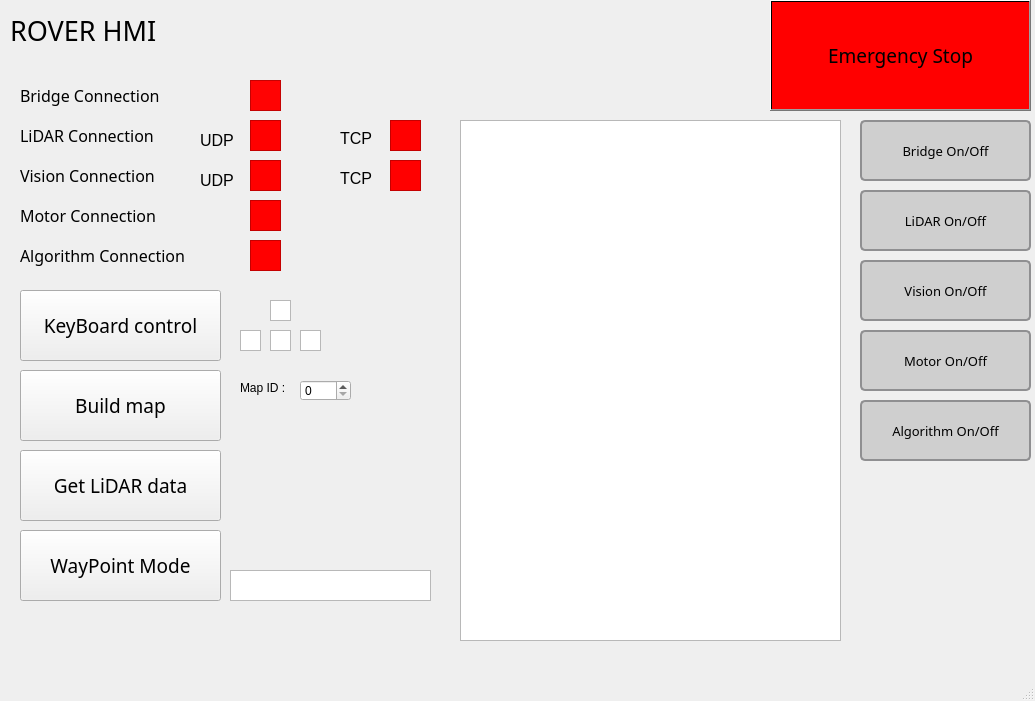
<?xml version="1.0" encoding="UTF-8"?>
<ui version="4.0">
 <class>MainWindow</class>
 <widget class="QMainWindow" name="MainWindow">
  <property name="geometry">
   <rect>
    <x>0</x>
    <y>0</y>
    <width>1035</width>
    <height>701</height>
   </rect>
  </property>
  <property name="windowTitle">
   <string>MainWindow</string>
  </property>
  <widget class="QWidget" name="centralwidget">
   <widget class="QTextEdit" name="console_1">
    <property name="geometry">
     <rect>
      <x>460</x>
      <y>120</y>
      <width>381</width>
      <height>521</height>
     </rect>
    </property>
   </widget>
   <widget class="QLabel" name="Title">
    <property name="geometry">
     <rect>
      <x>10</x>
      <y>0</y>
      <width>241</width>
      <height>61</height>
     </rect>
    </property>
    <property name="font">
     <font>
      <family>3ds</family>
      <pointsize>20</pointsize>
     </font>
    </property>
    <property name="text">
     <string>ROVER HMI</string>
    </property>
    <property name="textFormat">
     <enum>Qt::PlainText</enum>
    </property>
    <property name="scaledContents">
     <bool>false</bool>
    </property>
   </widget>
   <widget class="QPushButton" name="EmergencyStopBtn">
    <property name="geometry">
     <rect>
      <x>770</x>
      <y>0</y>
      <width>261</width>
      <height>111</height>
     </rect>
    </property>
    <property name="font">
     <font>
      <family>3ds</family>
      <pointsize>14</pointsize>
     </font>
    </property>
    <property name="mouseTracking">
     <bool>false</bool>
    </property>
    <property name="autoFillBackground">
     <bool>false</bool>
    </property>
    <property name="styleSheet">
     <string notr="true">background-color: qlineargradient(spread:pad, x1:0, y1:0, x2:1, y2:0.011, stop:1 rgba(255, 0, 0, 255));</string>
    </property>
    <property name="text">
     <string>Emergency Stop</string>
    </property>
   </widget>
   <widget class="QGraphicsView" name="BridgeConnectionView">
    <property name="geometry">
     <rect>
      <x>250</x>
      <y>80</y>
      <width>31</width>
      <height>31</height>
     </rect>
    </property>
    <property name="styleSheet">
     <string notr="true">background-color: rgb(255, 3, 3);</string>
    </property>
   </widget>
   <widget class="QLabel" name="label_2">
    <property name="geometry">
     <rect>
      <x>20</x>
      <y>80</y>
      <width>171</width>
      <height>31</height>
     </rect>
    </property>
    <property name="font">
     <font>
      <family>3ds</family>
      <pointsize>12</pointsize>
     </font>
    </property>
    <property name="text">
     <string>Bridge Connection</string>
    </property>
   </widget>
   <widget class="QLabel" name="label_3">
    <property name="geometry">
     <rect>
      <x>20</x>
      <y>120</y>
      <width>171</width>
      <height>31</height>
     </rect>
    </property>
    <property name="font">
     <font>
      <family>3ds</family>
      <pointsize>12</pointsize>
     </font>
    </property>
    <property name="text">
     <string>LiDAR Connection</string>
    </property>
   </widget>
   <widget class="QLabel" name="label_4">
    <property name="geometry">
     <rect>
      <x>20</x>
      <y>160</y>
      <width>171</width>
      <height>31</height>
     </rect>
    </property>
    <property name="font">
     <font>
      <family>3ds</family>
      <pointsize>12</pointsize>
     </font>
    </property>
    <property name="text">
     <string>Vision Connection</string>
    </property>
   </widget>
   <widget class="QGraphicsView" name="LidarConnectionView_UDP">
    <property name="geometry">
     <rect>
      <x>250</x>
      <y>120</y>
      <width>31</width>
      <height>31</height>
     </rect>
    </property>
    <property name="styleSheet">
     <string notr="true">background-color: rgb(255, 0, 0);</string>
    </property>
   </widget>
   <widget class="QGraphicsView" name="VisionView_UDP">
    <property name="geometry">
     <rect>
      <x>250</x>
      <y>160</y>
      <width>31</width>
      <height>31</height>
     </rect>
    </property>
    <property name="styleSheet">
     <string notr="true">background-color: rgb(255, 0, 0);</string>
    </property>
   </widget>
   <widget class="QLabel" name="label_5">
    <property name="geometry">
     <rect>
      <x>20</x>
      <y>200</y>
      <width>171</width>
      <height>31</height>
     </rect>
    </property>
    <property name="font">
     <font>
      <family>3ds</family>
      <pointsize>12</pointsize>
     </font>
    </property>
    <property name="text">
     <string>Motor Connection</string>
    </property>
   </widget>
   <widget class="QGraphicsView" name="MotorView">
    <property name="geometry">
     <rect>
      <x>250</x>
      <y>200</y>
      <width>31</width>
      <height>31</height>
     </rect>
    </property>
    <property name="styleSheet">
     <string notr="true">background-color: rgb(255, 0, 0);</string>
    </property>
   </widget>
   <widget class="QPushButton" name="KeyboardControlBtn">
    <property name="geometry">
     <rect>
      <x>20</x>
      <y>290</y>
      <width>201</width>
      <height>71</height>
     </rect>
    </property>
    <property name="font">
     <font>
      <family>3ds</family>
      <pointsize>14</pointsize>
     </font>
    </property>
    <property name="text">
     <string>KeyBoard control</string>
    </property>
   </widget>
   <widget class="QLabel" name="label_6">
    <property name="geometry">
     <rect>
      <x>20</x>
      <y>240</y>
      <width>211</width>
      <height>31</height>
     </rect>
    </property>
    <property name="font">
     <font>
      <family>3ds</family>
      <pointsize>12</pointsize>
     </font>
    </property>
    <property name="text">
     <string>Algorithm Connection</string>
    </property>
   </widget>
   <widget class="QGraphicsView" name="AlgorithmView">
    <property name="geometry">
     <rect>
      <x>250</x>
      <y>240</y>
      <width>31</width>
      <height>31</height>
     </rect>
    </property>
    <property name="styleSheet">
     <string notr="true">background-color: rgb(255, 0, 0);</string>
    </property>
   </widget>
   <widget class="QPushButton" name="BuildMapBtn">
    <property name="geometry">
     <rect>
      <x>20</x>
      <y>370</y>
      <width>201</width>
      <height>71</height>
     </rect>
    </property>
    <property name="font">
     <font>
      <family>3ds</family>
      <pointsize>14</pointsize>
     </font>
    </property>
    <property name="text">
     <string>Build map</string>
    </property>
   </widget>
   <widget class="QPushButton" name="GetLidarDataBtn">
    <property name="geometry">
     <rect>
      <x>20</x>
      <y>450</y>
      <width>201</width>
      <height>71</height>
     </rect>
    </property>
    <property name="font">
     <font>
      <family>3ds</family>
      <pointsize>14</pointsize>
     </font>
    </property>
    <property name="text">
     <string>Get LiDAR data</string>
    </property>
   </widget>
   <widget class="QPushButton" name="LidarOnOffBtn">
    <property name="geometry">
     <rect>
      <x>860</x>
      <y>190</y>
      <width>171</width>
      <height>61</height>
     </rect>
    </property>
    <property name="font">
     <font>
      <family>3ds</family>
      <pointsize>10</pointsize>
     </font>
    </property>
    <property name="styleSheet">
     <string notr="true">border: 2px solid #8f8f91;border-radius: 5px;background-color:#cfcfcf</string>
    </property>
    <property name="text">
     <string>LiDAR On/Off</string>
    </property>
   </widget>
   <widget class="QPushButton" name="BridgeOnOffBtn">
    <property name="geometry">
     <rect>
      <x>860</x>
      <y>120</y>
      <width>171</width>
      <height>61</height>
     </rect>
    </property>
    <property name="font">
     <font>
      <family>3ds</family>
      <pointsize>10</pointsize>
     </font>
    </property>
    <property name="styleSheet">
     <string notr="true">border: 2px solid #8f8f91;border-radius: 5px;background-color:#cfcfcf</string>
    </property>
    <property name="text">
     <string>Bridge On/Off</string>
    </property>
   </widget>
   <widget class="QPushButton" name="VisionOnOffBtn">
    <property name="geometry">
     <rect>
      <x>860</x>
      <y>260</y>
      <width>171</width>
      <height>61</height>
     </rect>
    </property>
    <property name="font">
     <font>
      <family>3ds</family>
      <pointsize>10</pointsize>
     </font>
    </property>
    <property name="styleSheet">
     <string notr="true">border: 2px solid #8f8f91;border-radius: 5px;background-color:#cfcfcf</string>
    </property>
    <property name="text">
     <string>Vision On/Off</string>
    </property>
   </widget>
   <widget class="QPushButton" name="MotorOnOffBtn">
    <property name="geometry">
     <rect>
      <x>860</x>
      <y>330</y>
      <width>171</width>
      <height>61</height>
     </rect>
    </property>
    <property name="font">
     <font>
      <family>3ds</family>
      <pointsize>10</pointsize>
     </font>
    </property>
    <property name="styleSheet">
     <string notr="true">border: 2px solid #8f8f91;border-radius: 5px;background-color:#cfcfcf</string>
    </property>
    <property name="text">
     <string>Motor On/Off</string>
    </property>
   </widget>
   <widget class="QPushButton" name="AlgorithmOnOffBtn">
    <property name="geometry">
     <rect>
      <x>860</x>
      <y>400</y>
      <width>171</width>
      <height>61</height>
     </rect>
    </property>
    <property name="font">
     <font>
      <family>3ds</family>
      <pointsize>10</pointsize>
     </font>
    </property>
    <property name="styleSheet">
     <string notr="true">border: 2px solid #8f8f91;border-radius: 5px;background-color:#cfcfcf</string>
    </property>
    <property name="text">
     <string>Algorithm On/Off</string>
    </property>
    <property name="autoDefault">
     <bool>false</bool>
    </property>
   </widget>
   <widget class="QSpinBox" name="spinBox">
    <property name="geometry">
     <rect>
      <x>300</x>
      <y>380</y>
      <width>51</width>
      <height>21</height>
     </rect>
    </property>
   </widget>
   <widget class="QLabel" name="label">
    <property name="geometry">
     <rect>
      <x>240</x>
      <y>380</y>
      <width>58</width>
      <height>15</height>
     </rect>
    </property>
    <property name="text">
     <string>Map ID :</string>
    </property>
   </widget>
   <widget class="QGraphicsView" name="Key_up">
    <property name="geometry">
     <rect>
      <x>270</x>
      <y>300</y>
      <width>21</width>
      <height>21</height>
     </rect>
    </property>
    <property name="styleSheet">
     <string notr="true"/>
    </property>
   </widget>
   <widget class="QGraphicsView" name="Key_right">
    <property name="geometry">
     <rect>
      <x>300</x>
      <y>330</y>
      <width>21</width>
      <height>21</height>
     </rect>
    </property>
    <property name="styleSheet">
     <string notr="true"/>
    </property>
   </widget>
   <widget class="QGraphicsView" name="Key_left">
    <property name="geometry">
     <rect>
      <x>240</x>
      <y>330</y>
      <width>21</width>
      <height>21</height>
     </rect>
    </property>
    <property name="styleSheet">
     <string notr="true"/>
    </property>
   </widget>
   <widget class="QGraphicsView" name="Key_down">
    <property name="geometry">
     <rect>
      <x>270</x>
      <y>330</y>
      <width>21</width>
      <height>21</height>
     </rect>
    </property>
    <property name="styleSheet">
     <string notr="true"/>
    </property>
   </widget>
   <widget class="QPushButton" name="WayPointModeBtn">
    <property name="geometry">
     <rect>
      <x>20</x>
      <y>530</y>
      <width>201</width>
      <height>71</height>
     </rect>
    </property>
    <property name="font">
     <font>
      <family>3ds</family>
      <pointsize>14</pointsize>
     </font>
    </property>
    <property name="text">
     <string>WayPoint Mode</string>
    </property>
   </widget>
   <widget class="QListView" name="WayPointList">
    <property name="geometry">
     <rect>
      <x>230</x>
      <y>570</y>
      <width>201</width>
      <height>31</height>
     </rect>
    </property>
   </widget>
   <widget class="QGraphicsView" name="LidarConnectionView_TCP">
    <property name="geometry">
     <rect>
      <x>390</x>
      <y>120</y>
      <width>31</width>
      <height>31</height>
     </rect>
    </property>
    <property name="styleSheet">
     <string notr="true">background-color: rgb(255, 0, 0);</string>
    </property>
   </widget>
   <widget class="QLabel" name="label_7">
    <property name="geometry">
     <rect>
      <x>200</x>
      <y>130</y>
      <width>41</width>
      <height>21</height>
     </rect>
    </property>
    <property name="font">
     <font>
      <family>Arial</family>
      <pointsize>12</pointsize>
     </font>
    </property>
    <property name="text">
     <string>UDP</string>
    </property>
   </widget>
   <widget class="QLabel" name="label_8">
    <property name="geometry">
     <rect>
      <x>340</x>
      <y>130</y>
      <width>41</width>
      <height>16</height>
     </rect>
    </property>
    <property name="font">
     <font>
      <family>Arial</family>
      <pointsize>12</pointsize>
     </font>
    </property>
    <property name="text">
     <string>TCP</string>
    </property>
   </widget>
   <widget class="QGraphicsView" name="VisionView_TCP">
    <property name="geometry">
     <rect>
      <x>390</x>
      <y>160</y>
      <width>31</width>
      <height>31</height>
     </rect>
    </property>
    <property name="styleSheet">
     <string notr="true">background-color: rgb(255, 0, 0);</string>
    </property>
   </widget>
   <widget class="QLabel" name="label_9">
    <property name="geometry">
     <rect>
      <x>200</x>
      <y>170</y>
      <width>41</width>
      <height>21</height>
     </rect>
    </property>
    <property name="font">
     <font>
      <family>Arial</family>
      <pointsize>12</pointsize>
     </font>
    </property>
    <property name="text">
     <string>UDP</string>
    </property>
   </widget>
   <widget class="QLabel" name="label_10">
    <property name="geometry">
     <rect>
      <x>340</x>
      <y>170</y>
      <width>41</width>
      <height>16</height>
     </rect>
    </property>
    <property name="font">
     <font>
      <family>Arial</family>
      <pointsize>12</pointsize>
     </font>
    </property>
    <property name="text">
     <string>TCP</string>
    </property>
   </widget>
  </widget>
  <widget class="QMenuBar" name="menubar">
   <property name="geometry">
    <rect>
     <x>0</x>
     <y>0</y>
     <width>1035</width>
     <height>25</height>
    </rect>
   </property>
  </widget>
  <widget class="QStatusBar" name="statusbar"/>
 </widget>
 <resources/>
 <connections/>
</ui>
